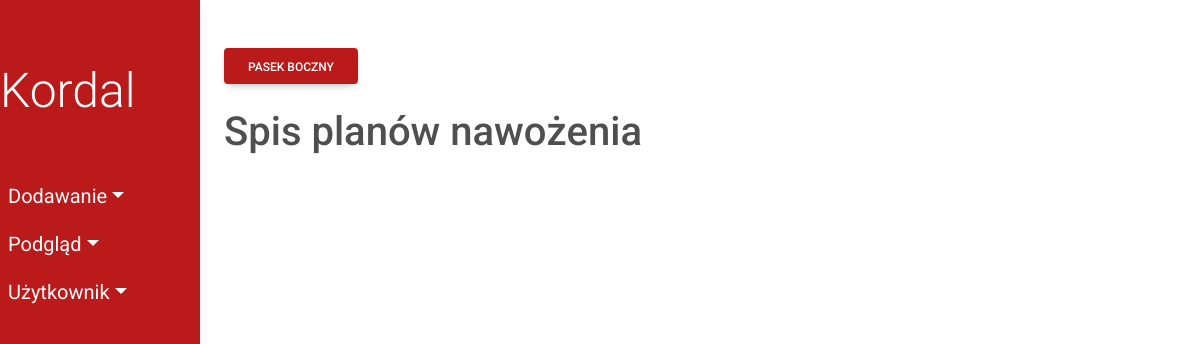
Page /fertilization_plans/ on the earlier database version.
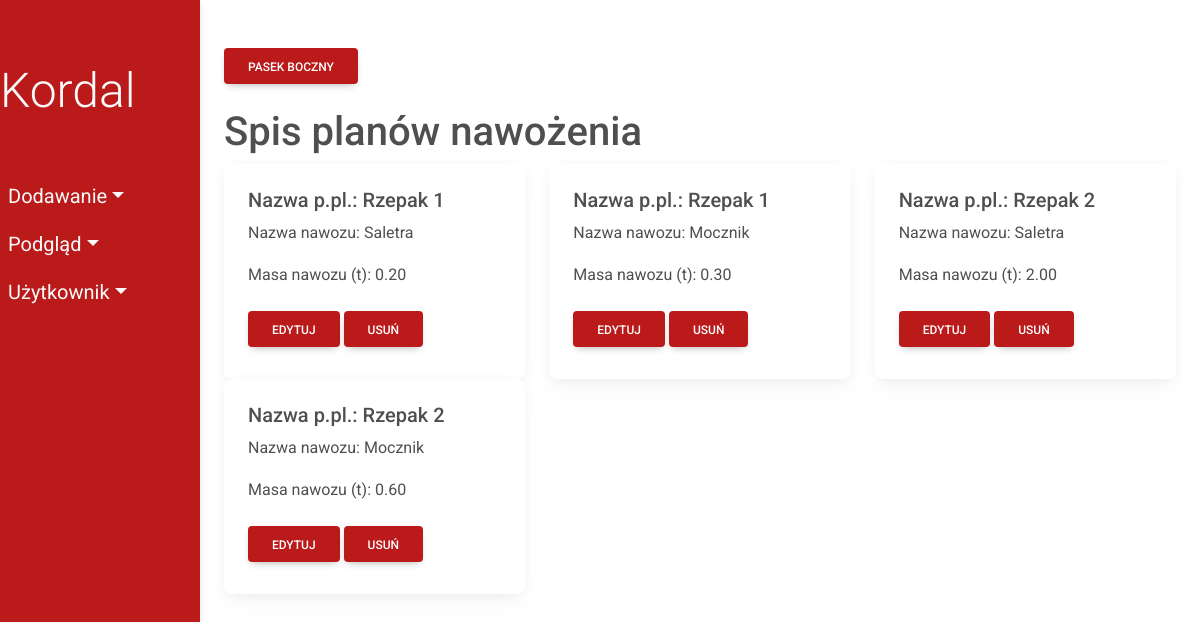
Same page on the later database version.
### fields/models.py (models this page shows)
class FertilizationPlan(models.Model):
    predicted_crop = models.ForeignKey(
        'PredictedCrop', on_delete=models.CASCADE)
    fertilizer = models.ForeignKey('Fertilizer', on_delete=models.CASCADE)
    fertilizer_mass = models.DecimalField(max_digits=10, decimal_places=2)
    class Meta:
        db_table = 'FertilizationPlan'

class PredictedCrop(models.Model):
    predicted_crop_name = models.CharField(max_length=50)
    plant = models.ForeignKey(Plant, on_delete=models.CASCADE)
    crop_mass = models.DecimalField(max_digits=10, decimal_places=2)
    class_field = models.ForeignKey(
        ClassField, on_delete=models.CASCADE, db_column='class_id')
    class Meta:
        db_table = 'PredictedCrop'
    def __str__(self):
        return self.predicted_crop_name

class Fertilizer(models.Model):
    fertilizer_name = models.CharField(max_length=50)
    price = models.DecimalField(max_digits=10, decimal_places=2)
    class Meta:
        db_table = 'Fertilizer'
    def __str__(self):
        return self.fertilizer_name

### fields/views/viewsFertilizationPlan.py (the view)
# urls.py: path('fertilization_plans/', viewsFertilizationPlan.show_fertilization_plans,
def show_fertilization_plans(request):
    fertilization_plans = FertilizationPlan.objects.all()
    return render(request, 'fields/show/fertilizationPlan.html', {'fertilization_plans': fertilization_plans})

### fields/templates/fields/show/fertilizationPlan.html
{% extends 'fields/index.html' %}
      {% block content %}
      <h1>Spis planów nawożenia</h1>
      <div class="row">
        {% for fertilization_plan in fertilization_plans %}
        <div class="col-sm-4">
          <div class="card">
            <div class="card-body">
              <h5 class="card-title">Nazwa p.pl.: {{ fertilization_plan.predicted_crop}}</h5>
              <p class="card-text">Nazwa nawozu: {{ fertilization_plan.fertilizer}}</p>
              <p class="card-text">Masa nawozu (t): {{ fertilization_plan.fertilizer_mass}}</p>
              <a href="update/{{fertilization_plan.id}}" class="btn my-2 menu-btn">Edytuj</a>
              <a href="delete/{{fertilization_plan.id}}" class="btn my-2 menu-btn">Usuń</a>
            </div>
          </div>
        </div>
        {% endfor %}
      </div>
    {% endblock %}

### fields/templates/fields/index.html (shortened to what this page needs)
<!DOCTYPE html>
{% load static %}
<html lang="en">
<head>
    <link
    href="https://cdnjs.cloudflare.com/ajax/libs/font-awesome/6.0.0/css/all.min.css"
    rel="stylesheet"
    />
    <link
    href="https://cdnjs.cloudflare.com/ajax/libs/mdb-ui-kit/6.0.1/mdb.min.css"
    rel="stylesheet"
    />
    <link rel="stylesheet" type="text/css" href=" {% static 'css/style.css' %} ">
</head>
<body>
    <nav class="navbar navbar-expand d-flex flex-column align-items-start active-nav" id="sidebar">
      <a href="{% url 'index' %}" class="navbar-brand text-light mt-5">
        <div class="display-5 font-weight-bold">Kordal</div>
      </a>
      <ul class="navbar-nav d-flex flex-column mt-5 w-100">
        <li class="nav-item dropdown w-100">
          <a href="#" class="nav-link dropdown-toggle text-light  pl-4" id="navbarDropdown" role="button" data-bs-toggle="dropdown" aria-expanded="false">Dodawanie</a>
        </li>
        <li class="nav-item dropdown w-100">
          <a href="#" class="nav-link dropdown-toggle text-light  pl-4" id="navbarDropdown" role="button" data-bs-toggle="dropdown" aria-expanded="false">Podgląd</a>
        </li>
        <li class="nav-item dropdown w-100">
          <a href="#" class="nav-link dropdown-toggle text-light  pl-4" id="navbarDropdown" role="button" data-bs-toggle="dropdown" aria-expanded="false">Użytkownik</a>
        </li>
      </ul>
    </nav>
    <section class="p-4 my-container active-cont">
      <button class="btn my-4 menu-btn"> Pasek boczny </button>
      {% block content %}{% endblock %}
    </section>
</body>
</html>

### fields/static/css/style.css (style rules this page uses)
* { margin: 0; padding: 0; box-sizing: border-box; }
:root { --nav-bg: #bb1a1a; --dropdown-bg: #cc2b2b }
body { min-height: 100vh; background-color: #fff; }
.navbar { position: fixed; width: 200px; height: 100vh; margin-left: -300px; transition: 0.5s; background-color: var(--nav-bg); }
.nav-link { font-size: 1.25em; }
.my-container { transition: 0.4s; }
.menu-btn { background-color: var(--nav-bg); color:#fff }
.active-cont { margin-left:200px; }
.active-nav { margin-left: 0; }

Differences in the rows shown:
added FertilizationPlan: predicted_crop "Rzepak 1", fertilizer "Saletra", fertilizer_mass "0.20"
added FertilizationPlan: predicted_crop "Rzepak 1", fertilizer "Mocznik", fertilizer_mass "0.30"
added FertilizationPlan: predicted_crop "Rzepak 2", fertilizer "Saletra", fertilizer_mass "2.00"
added FertilizationPlan: predicted_crop "Rzepak 2", fertilizer "Mocznik", fertilizer_mass "0.60"
